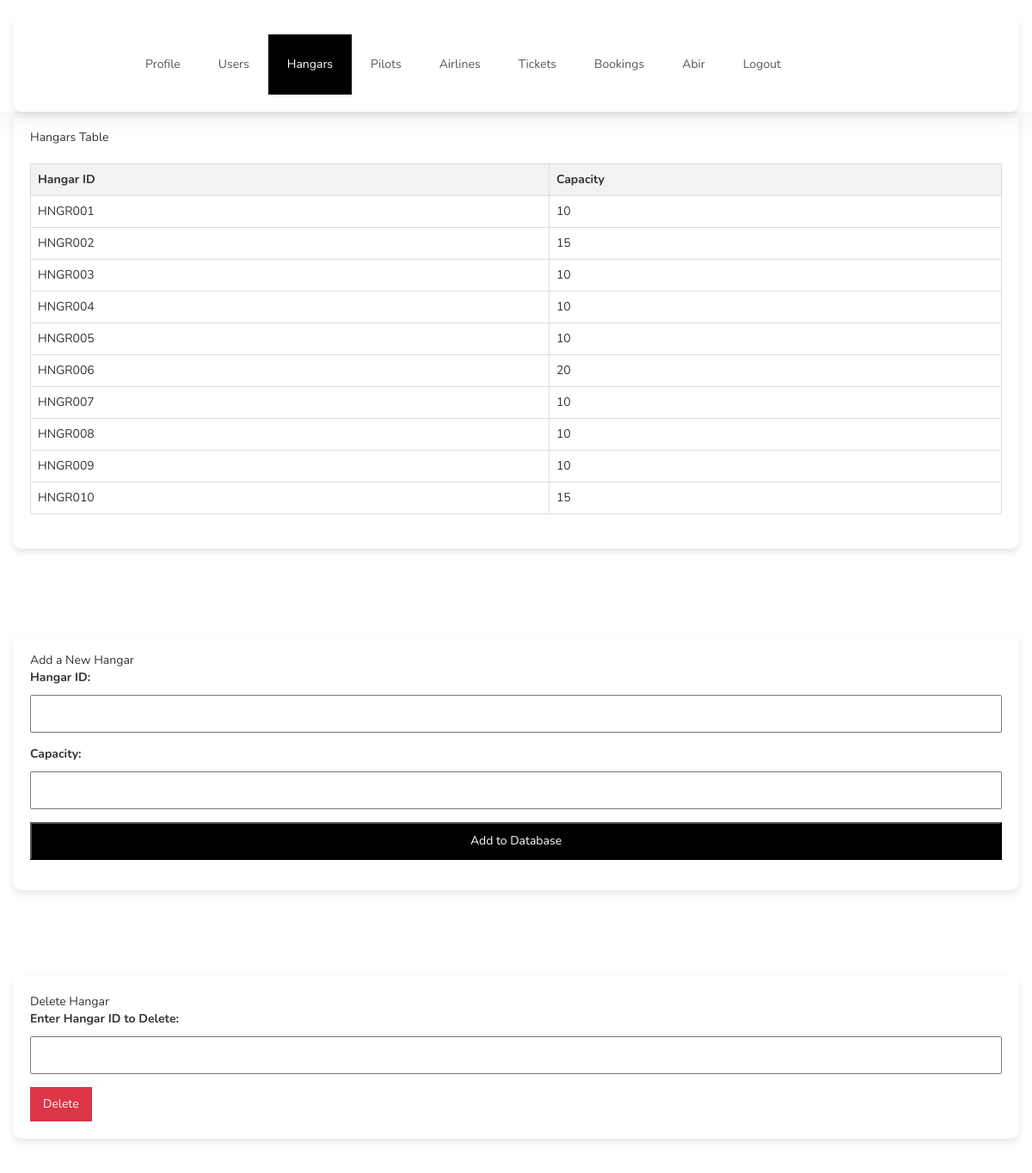
/hangar.php, run on the app's committed database.
### tables this page shows
CREATE TABLE `hangar` (
  `hangar_id` varchar(30) NOT NULL,
  `hangar_capacity` int(11) DEFAULT NULL
);

### hangar.php (the view, shortened to what this page needs)
<?php
require_once('dbconnect.php');
?>
<!DOCTYPE html>
<html lang="en">
<head>
    <link rel="stylesheet" href="css/bootstrap.min.css">
    <link rel="stylesheet" href="css/font-awesome.min.css">
    <link rel="stylesheet" href="css/owl.carousel.css">
    <link rel="stylesheet" href="css/owl.theme.default.min.css">
    <link rel="stylesheet" href="css/style.css">
</head>
<body id="top" data-spy="scroll" data-target=".navbar-collapse" data-offset="50">
    <section class="navbar custom-navbar navbar-fixed-top navbar-custom" role="navigation">
        <div class="container">
            <div class="collapse navbar-collapse">
                <ul class="nav navbar-nav navbar-nav-first">
                    <li><a href="admin_home.php">Profile</a></li>
                    <li><a href="users.php">Users</a></li>
                    <li class="active"><a href="hangar.php">Hangars</a></li>
                    <li><a href="pilot.php">Pilots</a></li>
                    <li><a href="airlines.php">Airlines</a></li>
                    <li><a href="admin_tickets.php">Tickets</a></li>
                    <li><a href="booked_flights.php">Bookings</a></li>
                    <li><a href="#">Abir</a></li>
                    <li><a href="login.php">Logout</a></li>
                </ul>
            </div>
        </div>
    </section>
    <section id="section1">
        <div class="container">
            <div class="title">Hangars Table</div>
            <?php
            $result_hangar = $conn->query("SELECT * FROM hangar");
            if ($result_hangar->num_rows > 0) {
                echo "<div class='table-responsive'>";
                echo "<table class='table table-bordered'><tr><th>Hangar ID</th><th>Capacity</th></tr>";
                while ($row = $result_hangar->fetch_assoc()) {
                    echo "<tr><td>" . $row["hangar_id"] . "</td><td>" . $row["hangar_capacity"] . "</td></tr>";
                }
                echo "</table>";
                echo "</div>";
            } else {
                echo "0 results";
            }
            ?>
        </div>
    </section>
    <section id="section2">
        <div class="container">
            <div class="title">Add a New Hangar</div>
            <form action="<?php echo htmlspecialchars($_SERVER["PHP_SELF"]); ?>" method="post" class="form_design">
                <label for="hangar_id">Hangar ID:</label>
                <input type="text" name="hangar_id" required><br>
                <label for="hangar_capacity">Capacity:</label>
                <input type="number" name="hangar_capacity" required><br>
                <input type="submit" name="insert_hangar" value="Add to Database">
            </form>
        </div>
    </section>
    <section id="section3">
        <div class="container">
            <div class="title">Delete Hangar</div>
            <form action="<?php echo htmlspecialchars($_SERVER["PHP_SELF"]); ?>" method="post" class="form_design">
                <label for="delete_hangar_id">Enter Hangar ID to Delete:</label>
                <input type="text" name="delete_hangar_id" required>
                <button type="submit" name="delete_hangar">Delete</button>
            </form>
        </div>
    </section>
</body>
</html>

### css/style.css (style rules this page uses)
body { background: #ffffff; font-family: 'Nunito', sans-serif; overflow-x: hidden; padding-top: 70px; }
html { -webkit-font-smoothing: antialiased; }
a { color: #252525; -webkit-transition: 0.5s; transition: 0.5s; text-decoration: none !important; }
a, input, button, .form-control { -webkit-transition: 0.5s; transition: 0.5s; }
section { position: relative; padding: 100px 0; }
.custom-navbar { background: #ffffff; border-top: 5px solid #29ca8e; border-bottom: 0; -webkit-box-shadow: 0 1px 30px rgba(0, 0, 0, 0.1); -moz-box-shadow: 0 1px 30px rgba(0, 0, 0, 0.1); box-shadow: 0 1px 30px rgba(0, 0, 0, 0.1); padding: 12px 0; margin-bottom: 0; padding: 0; }
.custom-navbar .navbar-nav.navbar-nav-first { margin-left: 8em; }
.custom-navbar .nav li a { line-height: 40px; color: #575757; padding-right: 22px; padding-left: 22px; }
.custom-navbar .nav li.active > a { background-color: #29ca8e; color: #ffffff; }
section, .section-background .item, .section-background .courses-thumb, .section-background .team-thumb, main > section:nth-child(even) .item, main > section:nth-child(even) .courses-thumb, main > section:nth-child(even) .team-thumb, main > section { background: #fff; }

### hangar.php (style rules this page uses)
body { background-color: #f8f9fa; color: #333; }
section { padding: 40px 0; }
table { width: 100%; border-collapse: collapse; margin-top: 20px; }
th, td { border: 1px solid #dddddd; text-align: left; padding: 12px; }
th { background-color: #f2f2f2; }
.container { background-color: #ffffff; border-radius: 10px; box-shadow: 0 4px 8px rgba(0, 0, 0, 0.1); padding: 20px; margin-top: 20px; }
.form_design input { width: 100%; padding: 10px; margin-bottom: 15px; }
.form_design input[type="submit"] { background-color: #000; color: #fff; cursor: pointer; }
label { display: block; margin-bottom: 10px; }
button { background-color: #dc3545; color: #fff; border: none; padding: 10px 15px; cursor: pointer; }
.navbar-custom .navbar-nav-first>li>a:hover, .navbar-custom .navbar-nav-first>li.active>a { color: #fff !important; background-color: #000 !important; }
.navbar-custom { border-color: #000 !important; border: none !important; }

### data on the page
hangar: hangar_id "HNGR001", hangar_capacity "10"
hangar: hangar_id "HNGR002", hangar_capacity "15"
hangar: hangar_id "HNGR003", hangar_capacity "10"
hangar: hangar_id "HNGR004", hangar_capacity "10"
hangar: hangar_id "HNGR005", hangar_capacity "10"
hangar: hangar_id "HNGR006", hangar_capacity "20"
hangar: hangar_id "HNGR007", hangar_capacity "10"
hangar: hangar_id "HNGR008", hangar_capacity "10"
hangar: hangar_id "HNGR009", hangar_capacity "10"
hangar: hangar_id "HNGR010", hangar_capacity "15"
